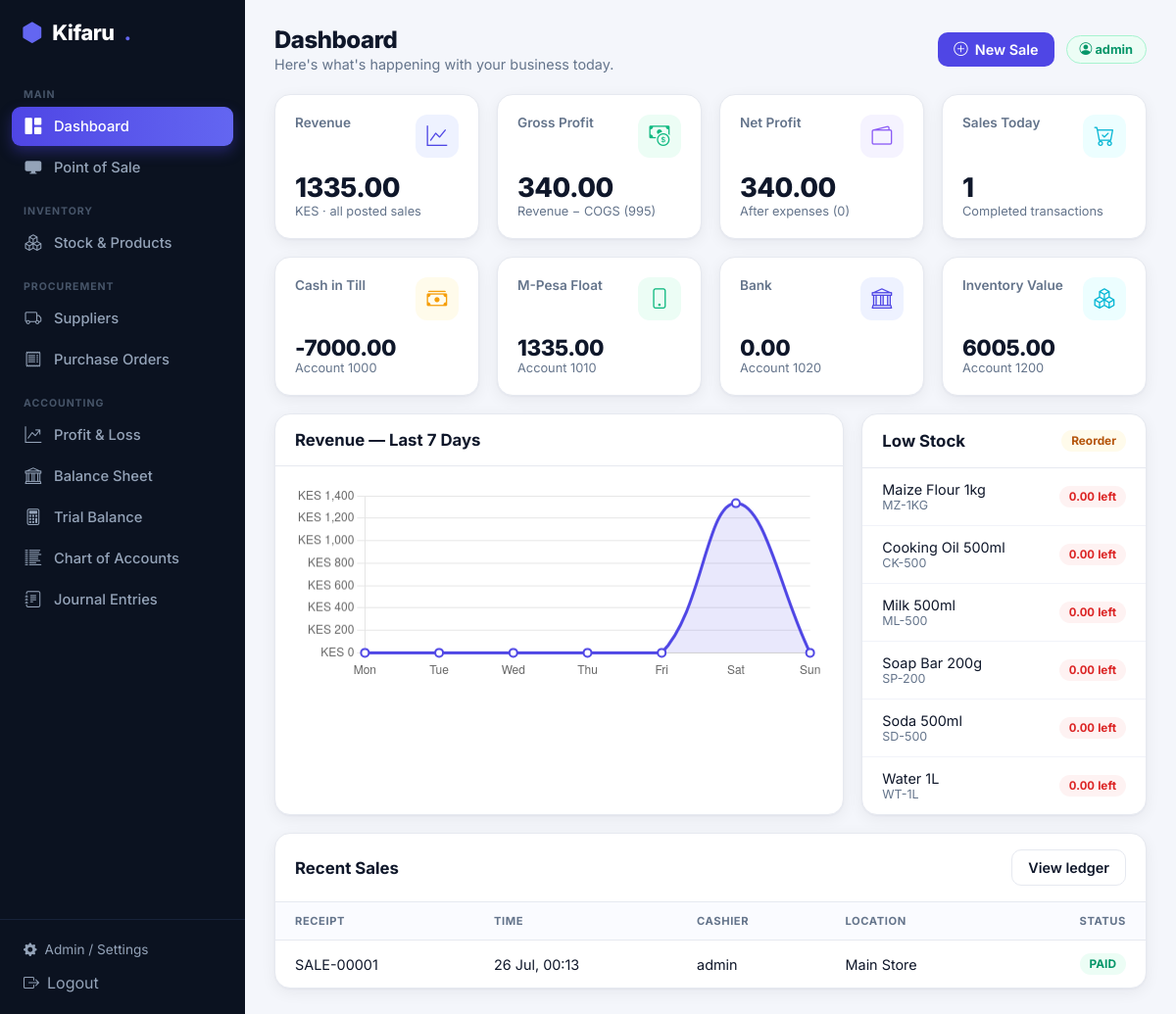
The app's page / (signed in) with its own data.
### inventory/models.py (models this page shows, shortened)
class Product(models.Model):
    UNIT_CHOICES = [
        ('PCS', 'Pieces'),
        ('KG', 'Kilograms'),
        ('LTR', 'Liters'),
        ('BOX', 'Boxes'),
    ]
    sku = models.CharField(max_length=50, unique=True, help_text="Stock Keeping Unit (Barcode/ID)")
    name = models.CharField(max_length=255)
    category = models.ForeignKey(ProductCategory, on_delete=models.PROTECT)
    unit_of_measure = models.CharField(max_length=5, choices=UNIT_CHOICES, default='PCS')
    cost_price = models.DecimalField(max_digits=12, decimal_places=2, default=Decimal('0.00'),
                                     help_text="Default buying cost per unit (KES)")
    selling_price = models.DecimalField(max_digits=12, decimal_places=2, default=Decimal('0.00'),
                                        help_text="Default selling price per unit (KES)")
    reorder_level = models.DecimalField(max_digits=10, decimal_places=2, default=Decimal('0.00'),
                                        help_text="Alert when total stock falls to or below this")
    is_active = models.BooleanField(default=True)
    created_at = models.DateTimeField(auto_now_add=True)
    def get_total_stock(self):
        result = self.movements.aggregate(total=Sum('quantity'))
        return result['total'] or Decimal('0.00')

class Warehouse(models.Model):
    name = models.CharField(max_length=100, unique=True, help_text="e.g., Main Store, Mombasa Branch, Retail Floor")
    location = models.CharField(max_length=255, blank=True, null=True)
    is_retail_storefront = models.BooleanField(default=False, help_text="Can POS cashiers sell directly from here?")
    is_active = models.BooleanField(default=True)

### sales/models.py (models this page shows, shortened)
class Sale(models.Model):
    STATUS_CHOICES = [
        ('DRAFT', 'Draft (Scanning items)'),
        ('PAID', 'Paid & Completed'),
        ('REFUNDED', 'Refunded'),
    ]
    receipt_number = models.CharField(max_length=50, unique=True)
    customer = models.ForeignKey(Customer, on_delete=models.SET_NULL, null=True, blank=True)
    warehouse = models.ForeignKey(Warehouse, on_delete=models.PROTECT, help_text="Where stock is sold from")
    status = models.CharField(max_length=15, choices=STATUS_CHOICES, default='DRAFT')
    created_at = models.DateTimeField(auto_now_add=True)
    cashier = models.ForeignKey(User, on_delete=models.PROTECT)

### core/views.py (the view)
# urls.py: path('', views.admin_dashboard, name='admin_dashboard'), # The actual Homepage
@login_required(login_url='/admin/login/')
def admin_dashboard(request):
    today = timezone.now().date()
    pnl = acc.income_statement()
    def bal(code):
        a = Account.objects.filter(code=code).first()
        return acc.account_balance(a) if a else Decimal('0.00')
    cash_balance = bal('1000')
    mpesa_balance = bal('1010')
    bank_balance = bal('1020')
    inventory_value = bal('1200')
    rev_acc = Account.objects.filter(code='4000').first()
    chart_labels, chart_data = [], []
    for i in range(6, -1, -1):
        day = today - timedelta(days=i)
        chart_labels.append(day.strftime('%a'))
        amount = Decimal('0.00')
        if rev_acc:
            agg = (JournalLine.objects
                   .filter(account=rev_acc, journal_entry__status='POSTED',
                           journal_entry__date=day)
                   .aggregate(c=Sum('credit'), d=Sum('debit')))
            amount = (agg['c'] or Decimal('0.00')) - (agg['d'] or Decimal('0.00'))
        chart_data.append(float(amount))
    sales_today = Sale.objects.filter(created_at__date=today, status='PAID').count()
    recent_sales = Sale.objects.filter(status='PAID').select_related(
        'warehouse', 'cashier').order_by('-created_at')[:7]
    low_stock = []
    for p in Product.objects.filter(is_active=True):
        total = p.get_total_stock()
        if total <= (p.reorder_level or 0):
            low_stock.append({'product': p, 'stock': total})
    low_stock = low_stock[:6]
    context = {
        'active': 'dashboard',
        'revenue': pnl['revenue'],
        'gross_profit': pnl['gross_profit'],
        'net_profit': pnl['net_profit'],
        'cogs': pnl['cogs'],
        'expenses': pnl['expenses'],
        'cash_balance': cash_balance,
        'mpesa_balance': mpesa_balance,
        'bank_balance': bank_balance,
        'inventory_value': inventory_value,
        'sales_today': sales_today,
        'recent_sales': recent_sales,
        'low_stock': low_stock,
        'chart_labels': json.dumps(chart_labels),
        'chart_data': json.dumps(chart_data),
    }
    return render(request, 'core/dashboard.html', context)

### core/templates/core/dashboard.html (shortened to what this page needs)
{% extends 'base.html' %}
{% block heading %}Dashboard{% endblock %}
{% block subheading %}Here's what's happening with your business today.{% endblock %}
{% block topaction %}<a href="{% url 'pos_dashboard' %}" class="k-btn k-btn-primary"><i class="bi bi-plus-circle"></i> New Sale</a>{% endblock %}
{% block content %}
<div class="k-grid k-grid-4" style="margin-bottom:18px">
    <div class="k-card k-metric">
        <div class="top"><span class="lbl">Revenue</span><span class="k-ico i-indigo"><i class="bi bi-graph-up"></i></span></div>
        <div class="val">{{ revenue|floatformat:2 }}</div><div class="sub">KES · all posted sales</div>
    </div>
    <div class="k-card k-metric">
        <div class="top"><span class="lbl">Gross Profit</span><span class="k-ico i-green"><i class="bi bi-cash-coin"></i></span></div>
        <div class="val">{{ gross_profit|floatformat:2 }}</div><div class="sub">Revenue − COGS ({{ cogs|floatformat:0 }})</div>
    </div>
    <div class="k-card k-metric">
        <div class="top"><span class="lbl">Net Profit</span><span class="k-ico i-purple"><i class="bi bi-wallet2"></i></span></div>
        <div class="val">{{ net_profit|floatformat:2 }}</div><div class="sub">After expenses ({{ expenses|floatformat:0 }})</div>
    </div>
    <div class="k-card k-metric">
        <div class="top"><span class="lbl">Sales Today</span><span class="k-ico i-cyan"><i class="bi bi-cart-check"></i></span></div>
        <div class="val">{{ sales_today }}</div><div class="sub">Completed transactions</div>
    </div>
</div>
<div class="k-grid k-grid-4" style="margin-bottom:18px">
    <div class="k-card k-metric">
        <div class="top"><span class="lbl">Cash in Till</span><span class="k-ico i-amber"><i class="bi bi-cash-stack"></i></span></div>
        <div class="val" style="font-size:1.4rem">{{ cash_balance|floatformat:2 }}</div><div class="sub">Account 1000</div>
    </div>
    <div class="k-card k-metric">
        <div class="top"><span class="lbl">M-Pesa Float</span><span class="k-ico i-green"><i class="bi bi-phone"></i></span></div>
        <div class="val" style="font-size:1.4rem">{{ mpesa_balance|floatformat:2 }}</div><div class="sub">Account 1010</div>
    </div>
    <div class="k-card k-metric">
        <div class="top"><span class="lbl">Bank</span><span class="k-ico i-indigo"><i class="bi bi-bank"></i></span></div>
        <div class="val" style="font-size:1.4rem">{{ bank_balance|floatformat:2 }}</div><div class="sub">Account 1020</div>
    </div>
    <div class="k-card k-metric">
        <div class="top"><span class="lbl">Inventory Value</span><span class="k-ico i-cyan"><i class="bi bi-boxes"></i></span></div>
        <div class="val" style="font-size:1.4rem">{{ inventory_value|floatformat:2 }}</div><div class="sub">Account 1200</div>
    </div>
</div>
<div class="k-grid k-grid-2">
    <div class="k-card">
        <div class="k-sec-head"><h2>Revenue — Last 7 Days</h2></div>
        <div class="k-card-pad"><canvas id="revChart" height="110"></canvas></div>
    </div>
    <div class="k-card">
        <div class="k-sec-head"><h2>Low Stock</h2><span class="k-badge b-amber">Reorder</span></div>
        <table class="k-table">
            <tbody>
            {% for row in low_stock %}
                <tr><td>{{ row.product.name }}<div class="sub" style="color:var(--k-muted);font-size:.78rem">{{ row.product.sku }}</div></td>
                    <td class="num"><span class="k-badge {% if row.stock <= 0 %}b-red{% else %}b-amber{% endif %}">{{ row.stock }} left</span></td></tr>
            {% empty %}
                <tr><td class="k-empty">All stock levels healthy 🎉</td></tr>
            {% endfor %}
            </tbody>
        </table>
    </div>
</div>
<div class="k-card" style="margin-top:18px">
    <div class="k-sec-head"><h2>Recent Sales</h2><a href="{% url 'journal_list' %}" class="k-btn k-btn-light">View ledger</a></div>
    <table class="k-table">
        <thead><tr><th>Receipt</th><th>Time</th><th>Cashier</th><th>Location</th><th class="num">Status</th></tr></thead>
        <tbody>
        {% for sale in recent_sales %}
            <tr><td class="fw-bold">{{ sale.receipt_number }}</td>
                <td>{{ sale.created_at|date:"d M, H:i" }}</td>
                <td>{{ sale.cashier.username }}</td>
                <td>{{ sale.warehouse.name }}</td>
                <td class="num"><span class="k-badge b-green">{{ sale.status }}</span></td></tr>
        {% empty %}
            <tr><td colspan="5" class="k-empty">No sales yet. Head to the POS to make your first sale.</td></tr>
        {% endfor %}
        </tbody>
    </table>
</div>
{% endblock %}
{% block scripts %}
<script>
new Chart(document.getElementById('revChart'), {
    type: 'line',
    data: { labels: {{ chart_labels|safe }},
        datasets: [{ data: {{ chart_data|safe }}, borderColor:'#4f46e5',
            backgroundColor:'rgba(79,70,229,.12)', borderWidth:3, tension:.4, fill:true,
            pointBackgroundColor:'#fff', pointBorderColor:'#4f46e5', pointBorderWidth:2, pointRadius:4 }] },
    options: { responsive:true, plugins:{legend:{display:false}},
        scales:{ y:{beginAtZero:true, ticks:{callback:v=>'KES '+v.toLocaleString()}}, x:{grid:{display:false}} } }
});
</script>
{% endblock %}

### templates/base.html (shortened to what this page needs)
{% load static %}
<!DOCTYPE html>
<html lang="en">
<head>
    <link rel="stylesheet" href="https://cdn.jsdelivr.net/npm/bootstrap-icons@1.11.3/font/bootstrap-icons.css">
    <link rel="stylesheet" href="{% static 'css/kifaru.css' %}">
</head>
<body>
<div class="k-shell">
    <aside class="k-sidebar" id="kSidebar">
        <div class="k-brand"><i class="bi bi-hexagon-fill dot"></i> Kifaru<span class="dot">.</span></div>
        <nav class="k-nav">
            <div class="sec">Main</div>
            <a href="{% url 'admin_dashboard' %}" class="{% if active == 'dashboard' %}active{% endif %}"><i class="bi bi-grid-1x2-fill"></i> Dashboard</a>
            <a href="{% url 'pos_dashboard' %}" class="{% if active == 'pos' %}active{% endif %}"><i class="bi bi-display-fill"></i> Point of Sale</a>
            <div class="sec">Inventory</div>
            <a href="{% url 'inventory_dashboard' %}" class="{% if active == 'inventory' %}active{% endif %}"><i class="bi bi-boxes"></i> Stock &amp; Products</a>
            <div class="sec">Procurement</div>
            <a href="{% url 'supplier_list' %}" class="{% if active == 'suppliers' %}active{% endif %}"><i class="bi bi-truck"></i> Suppliers</a>
            <a href="{% url 'po_list' %}" class="{% if active == 'purchasing' %}active{% endif %}"><i class="bi bi-receipt"></i> Purchase Orders</a>
            <div class="sec">Accounting</div>
            <a href="{% url 'profit_loss' %}" class="{% if active == 'pnl' %}active{% endif %}"><i class="bi bi-graph-up-arrow"></i> Profit &amp; Loss</a>
            <a href="{% url 'balance_sheet' %}" class="{% if active == 'balance' %}active{% endif %}"><i class="bi bi-bank"></i> Balance Sheet</a>
            <a href="{% url 'trial_balance' %}" class="{% if active == 'trial' %}active{% endif %}"><i class="bi bi-calculator"></i> Trial Balance</a>
            <a href="{% url 'chart_of_accounts' %}" class="{% if active == 'coa' %}active{% endif %}"><i class="bi bi-list-columns-reverse"></i> Chart of Accounts</a>
            <a href="{% url 'journal_list' %}" class="{% if active == 'journals' %}active{% endif %}"><i class="bi bi-journal-text"></i> Journal Entries</a>
        </nav>
        <div class="k-side-foot">
            <a href="/admin/"><i class="bi bi-gear-fill"></i> Admin / Settings</a>
            <form method="post" action="/admin/logout/" style="margin:0">{% csrf_token %}
                <button type="submit" style="background:none;border:none;color:inherit;font:inherit;cursor:pointer;display:flex;align-items:center;gap:8px;padding:8px 10px;width:100%;border-radius:8px" onmouseover="this.style.background='#111a2e';this.style.color='#fff'" onmouseout="this.style.background='none';this.style.color=''"><i class="bi bi-box-arrow-right"></i> Logout</button>
            </form>
        </div>
    </aside>
    <main class="k-main">
        <div class="k-top">
            <div style="display:flex;align-items:center;gap:12px">
                <div>
                    <h1>{% block heading %}Dashboard{% endblock %}</h1>
                    <p>{% block subheading %}{% endblock %}</p>
                </div>
            </div>
            <div style="display:flex;align-items:center;gap:12px">
                {% block topaction %}{% endblock %}
                <span class="k-chip"><i class="bi bi-person-circle"></i> {{ request.user.username }}</span>
            </div>
        </div>
        {% block content %}{% endblock %}
    </main>
</div>
{% block scripts %}{% endblock %}
</body>
</html>

### records on screen
Product: product.name "Maize Flour 1kg", product.sku "MZ-1KG", stock "0.00"
Product: product.name "Cooking Oil 500ml", product.sku "CK-500", stock "0.00"
Product: product.name "Milk 500ml", product.sku "ML-500", stock "0.00"
Product: product.name "Soap Bar 200g", product.sku "SP-200", stock "0.00"
Product: product.name "Soda 500ml", product.sku "SD-500", stock "0.00"
Product: product.name "Water 1L", product.sku "WT-1L", stock "0.00"
Sale: receipt_number "SALE-00001", created_at "26 Jul, 00:13", cashier.username "admin", warehouse.name "Main Store", status "PAID"

### other values on screen
{{ request.user.username }} "admin"
{{ revenue|floatformat:2 }} "1335.00"
{{ gross_profit|floatformat:2 }} "340.00"
{{ cogs|floatformat:0 }} "995"
{{ net_profit|floatformat:2 }} "340.00"
{{ expenses|floatformat:0 }} "0"
{{ sales_today }} "1"
{{ cash_balance|floatformat:2 }} "-7000.00"
{{ mpesa_balance|floatformat:2 }} "1335.00"
{{ bank_balance|floatformat:2 }} "0.00"
{{ inventory_value|floatformat:2 }} "6005.00"
chart data {{ chart_data|safe }} [0.0, 0.0, 0.0, 0.0, 0.0, 1335.0, 0.0]
